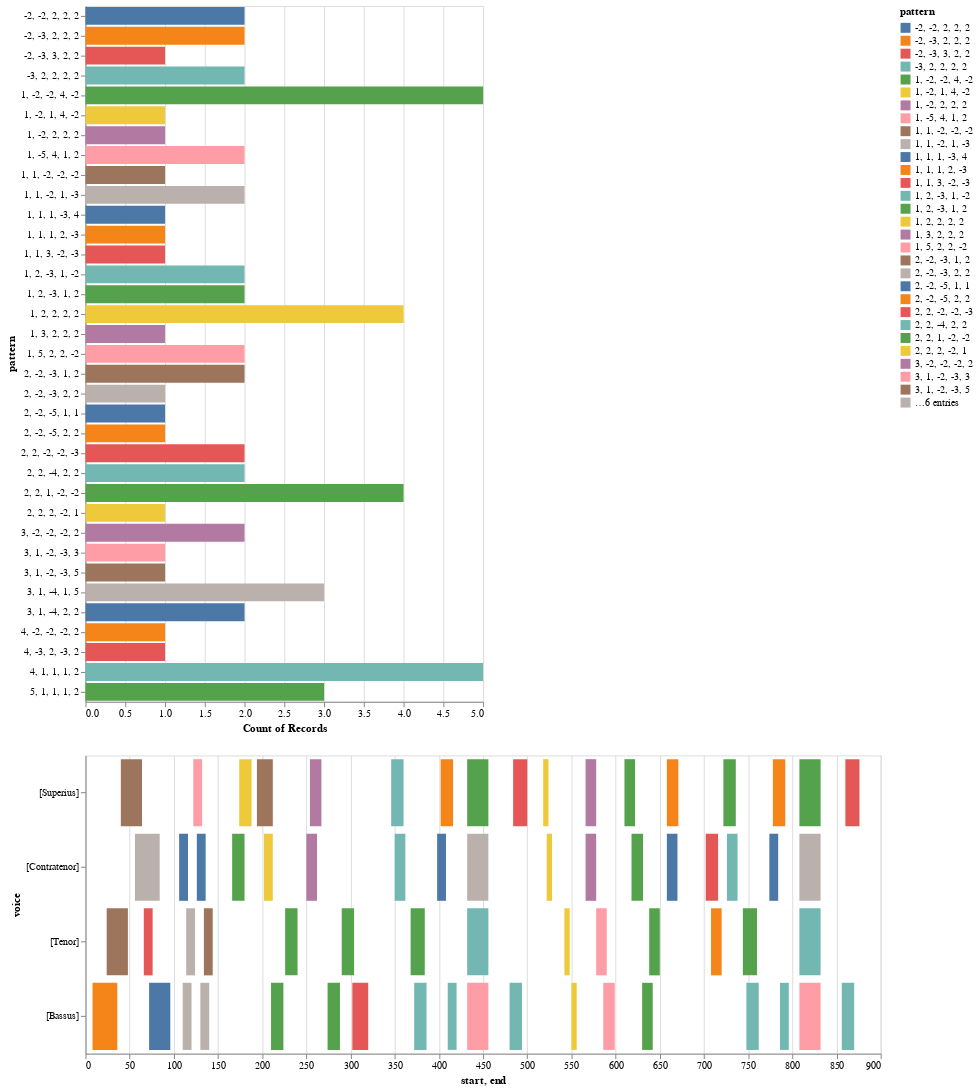

The notebook cell this image was saved under:
### Code cell
# Sermisy 
prefix = 'Music_Files/'
mei_file = 'Serm_Impetum_inimicorum_ED.musicxml'
url = prefix + mei_file
piece = importScore(url)
print(piece.metadata)
heatmap(piece)

### Figure 1 — Vega-Lite specification as saved in the notebook (floating-point values rounded to 4 significant figures)
{"config": {"view": {"continuousWidth": 400, "continuousHeight": 300}}, "vconcat": [{"mark": "bar", "encoding": {"color": {"type": "nominal", "field": "pattern"}, "opacity": {"condition": {"value": 1, "selection": "selector004"}, "value": 0.2}, "x": {"type": "nominal", "aggregate": "count", "field": "pattern"}, "y": {"type": "nominal", "field": "pattern"}}, "selection": {"selector004": {"type": "multi", "fields": ["pattern"]}}}, {"mark": "bar", "encoding": {"color": {"type": "nominal", "field": "pattern"}, "opacity": {"condition": {"value": 1, "selection": "selector004"}, "value": 0.2}, "tooltip": [{"type": "quantitative", "field": "start"}, {"type": "quantitative", "field": "end"}, {"type": "nominal", "field": "pattern"}], "x": {"type": "quantitative", "field": "start"}, "x2": {"field": "end"}, "y": {"type": "nominal", "field": "voice", "sort": null}}, "height": 300, "selection": {"selector004": {"type": "multi", "fields": ["pattern"]}}, "width": 800}], "data": {"name": "data-218840e9e309803d17e862936d510228"}, "$schema": "https://vega.github.io/schema/vega-lite/v4.8.1.json", "datasets": {"data-218840e9e309803d17e862936d510228": [{"start": 40.0, "voice": "[Superius]", "pattern": "2, -2, -3, 1, 2", "end": 64.0}, {"start": 122.0, "voice": "[Superius]", "pattern": "3, 1, -2, -3, 3", "end": 132.0}, {"start": 174.0, "voice": "[Superius]", "pattern": "1, -2, 1, 4, -2", "end": 188.0}, {"start": 194.0, "voice": "[Superius]", "pattern": "1, 1, -2, -2, -2", "end": 212.0}, {"start": 254.0, "voice": "[Superius]", "pattern": "3, -2, -2, -2, 2", "end": 267.0}, {"start": 346.0, "voice": "[Superius]", "pattern": "4, 1, 1, 1, 2", "end": 360.0}, {"start": 402.0, "voice": "[Superius]", "pattern": "-2, -3, 2, 2, 2", "end": 416.0}, {"start": 432.0, "voice": "[Superius]", "pattern": "1, 2, -3, 1, 2", "end": 456.0}, {"start": 484.0, "voice": "[Superius]", "pattern": "2, 2, -2, -2, -3", "end": 500.0}, {"start": 518.0, "voice": "[Superius]", "pattern": "1, 2, 2, 2, 2", "end": 524.0}, {"start": 566.0, "voice": "[Superius]", "pattern": "1, -2, 2, 2, 2", "end": 578.0}, {"start": 610.0, "voice": "[Superius]", "pattern": "2, 2, 1, -2, -2", "end": 622.0}, {"start": 658.0, "voice": "[Superius]", "pattern": "1, 1, 1, 2, -3", "end": 671.0}, {"start": 722.0, "voice": "[Superius]", "pattern": "5, 1, 1, 1, 2", "end": 736.0}, {"start": 778.0, "voice": "[Superius]", "pattern": "-2, -3, 2, 2, 2", "end": 792.0}, {"start": 808.0, "voice": "[Superius]", "pattern": "1, 2, -3, 1, 2", "end": 832.0}, {"start": 860.0, "voice": "[Superius]", "pattern": "2, 2, -2, -2, -3", "end": 876.0}, {"start": 56.0, "voice": "[Contratenor]", "pattern": "2, -2, -3, 2, 2", "end": 84.0}, {"start": 106.0, "voice": "[Contratenor]", "pattern": "3, 1, -4, 2, 2", "end": 116.0}, {"start": 126.0, "voice": "[Contratenor]", "pattern": "3, 1, -4, 2, 2", "end": 136.0}, {"start": 166.0, "voice": "[Contratenor]", "pattern": "1, -2, -2, 4, -2", "end": 180.0}, {"start": 202.0, "voice": "[Contratenor]", "pattern": "2, 2, 2, -2, 1", "end": 212.0}, {"start": 250.0, "voice": "[Contratenor]", "pattern": "3, -2, -2, -2, 2", "end": 262.0}, {"start": 350.0, "voice": "[Contratenor]", "pattern": "4, 1, 1, 1, 2", "end": 362.0}, {"start": 398.0, "voice": "[Contratenor]", "pattern": "-2, -2, 2, 2, 2", "end": 408.0}, {"start": 432.0, "voice": "[Contratenor]", "pattern": "1, 1, -2, 1, -3", "end": 456.0}, {"start": 522.0, "voice": "[Contratenor]", "pattern": "1, 2, 2, 2, 2", "end": 528.0}, {"start": 566.0, "voice": "[Contratenor]", "pattern": "1, 3, 2, 2, 2", "end": 578.0}, {"start": 618.0, "voice": "[Contratenor]", "pattern": "2, 2, 1, -2, -2", "end": 631.0}, {"start": 658.0, "voice": "[Contratenor]", "pattern": "1, 1, 1, -3, 4", "end": 670.0}, {"start": 702.0, "voice": "[Contratenor]", "pattern": "4, -3, 2, -3, 2", "end": 716.0}, {"start": 726.0, "voice": "[Contratenor]", "pattern": "4, 1, 1, 1, 2", "end": 738.0}, {"start": 774.0, "voice": "[Contratenor]", "pattern": "-2, -2, 2, 2, 2", "end": 784.0}, {"start": 808.0, "voice": "[Contratenor]", "pattern": "1, 1, -2, 1, -3", "end": 832.0}, {"start": 24.0, "voice": "[Tenor]", "pattern": "2, -2, -3, 1, 2", "end": 48.0}, {"start": 66.0, "voice": "[Tenor]", "pattern": "-2, -3, 3, 2, 2", "end": 76.0}, {"start": 114.0, "voice": "[Tenor]", "pattern": "3, 1, -4, 1, 5", "end": 124.0}, {"start": 134.0, "voice": "[Tenor]", "pattern": "3, 1, -2, -3, 5", "end": 144.0}, {"start": 226.0, "voice": "[Tenor]", "pattern": "1, -2, -2, 4, -2", "end": 240.0}, {"start": 290.0, "voice": "[Tenor]", "pattern": "1, -2, -2, 4, -2", "end": 304.0}, {"start": 368.0, "voice": "[Tenor]", "pattern": "5, 1, 1, 1, 2", "end": 384.0}, {"start": 432.0, "voice": "[Tenor]", "pattern": "1, 2, -3, 1, -2", "end": 456.0}, {"start": 542.0, "voice": "[Tenor]", "pattern": "1, 2, 2, 2, 2", "end": 548.0}, {"start": 578.0, "voice": "[Tenor]", "pattern": "1, 5, 2, 2, -2", "end": 590.0}, {"start": 638.0, "voice": "[Tenor]", "pattern": "2, 2, 1, -2, -2", "end": 650.0}, {"start": 708.0, "voice": "[Tenor]", "pattern": "4, -2, -2, -2, 2", "end": 720.0}, {"start": 744.0, "voice": "[Tenor]", "pattern": "5, 1, 1, 1, 2", "end": 760.0}, {"start": 808.0, "voice": "[Tenor]", "pattern": "1, 2, -3, 1, -2", "end": 832.0}, {"start": 8.0, "voice": "[Bassus]", "pattern": "2, -2, -5, 2, 2", "end": 36.0}, {"start": 72.0, "voice": "[Bassus]", "pattern": "2, -2, -5, 1, 1", "end": 96.0}, {"start": 110.0, "voice": "[Bassus]", "pattern": "3, 1, -4, 1, 5", "end": 120.0}, {"start": 130.0, "voice": "[Bassus]", "pattern": "3, 1, -4, 1, 5", "end": 140.0}, {"start": 210.0, "voice": "[Bassus]", "pattern": "1, -2, -2, 4, -2", "end": 224.0}, {"start": 274.0, "voice": "[Bassus]", "pattern": "1, -2, -2, 4, -2", "end": 288.0}, {"start": 302.0, "voice": "[Bassus]", "pattern": "1, 1, 3, -2, -3", "end": 320.0}, {"start": 372.0, "voice": "[Bassus]", "pattern": "4, 1, 1, 1, 2", "end": 386.0}, {"start": 410.0, "voice": "[Bassus]", "pattern": "-3, 2, 2, 2, 2", "end": 420.0}, {"start": 432.0, "voice": "[Bassus]", "pattern": "1, -5, 4, 1, 2", "end": 456.0}, {"start": 480.0, "voice": "[Bassus]", "pattern": "2, 2, -4, 2, 2", "end": 494.0}, {"start": 550.0, "voice": "[Bassus]", "pattern": "1, 2, 2, 2, 2", "end": 556.0}, {"start": 586.0, "voice": "[Bassus]", "pattern": "1, 5, 2, 2, -2", "end": 599.0}, {"start": 630.0, "voice": "[Bassus]", "pattern": "2, 2, 1, -2, -2", "end": 642.0}, {"start": 748.0, "voice": "[Bassus]", "pattern": "4, 1, 1, 1, 2", "end": 762.0}, {"start": 786.0, "voice": "[Bassus]", "pattern": "-3, 2, 2, 2, 2", "end": 796.0}, {"start": 808.0, "voice": "[Bassus]", "pattern": "1, -5, 4, 1, 2", "end": 832.0}, {"start": 856.0, "voice": "[Bassus]", "pattern": "2, 2, -4, 2, 2", "end": 870.0}]}}
